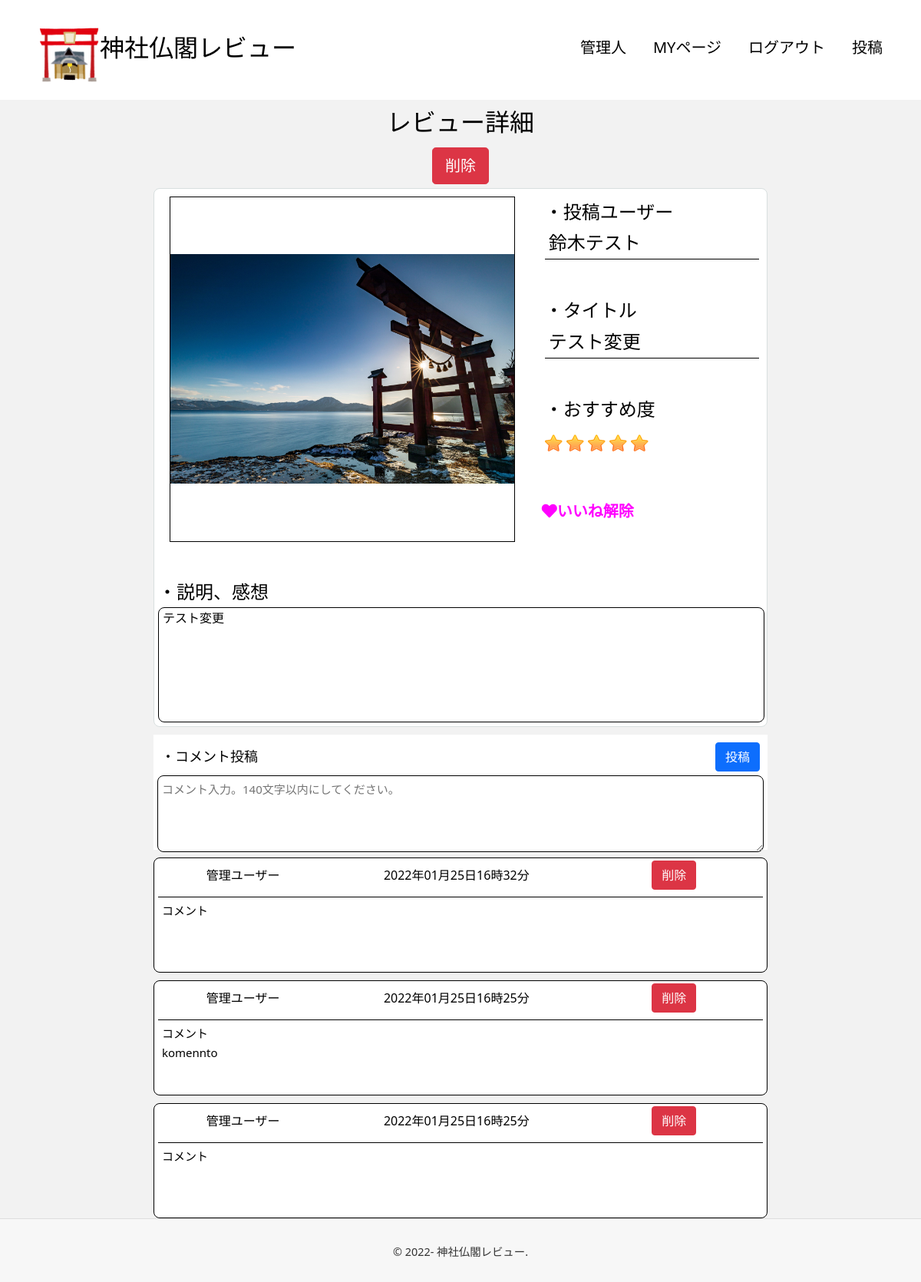
The app's page /Posts/post.show.php?id=11 (signed in) with its own data.
### tables this page shows
CREATE TABLE `shrines_review` (
  `id` int(11) NOT NULL,
  `title` varchar(255) NOT NULL,
  `recommends` int(11) NOT NULL,
  `description` text NOT NULL,
  `image` varchar(255) NOT NULL,
  `created_at` datetime NOT NULL DEFAULT CURRENT_TIMESTAMP,
  `updated_at` datetime NOT NULL DEFAULT CURRENT_TIMESTAMP ON UPDATE CURRENT_TIMESTAMP,
  `user_id` int(11) NOT NULL
);

CREATE TABLE `users` (
  `id` int(11) UNSIGNED NOT NULL,
  `name` varchar(64) NOT NULL,
  `email` varchar(255) NOT NULL,
  `password` varchar(255) NOT NULL,
  `created_at` datetime DEFAULT CURRENT_TIMESTAMP,
  `updated_at` datetime DEFAULT CURRENT_TIMESTAMP ON UPDATE CURRENT_TIMESTAMP,
  `reset_date` datetime DEFAULT NULL,
  `secret_key` varchar(255) DEFAULT NULL,
  `role` int(11) NOT NULL DEFAULT '0' COMMENT '管理者=1\r\n一般＝０'
);

CREATE TABLE `Comments` (
  `id` int(11) NOT NULL,
  `user_id` int(11) NOT NULL COMMENT 'ユーザーID',
  `shrines_id` int(11) NOT NULL COMMENT '投稿ID',
  `text` text NOT NULL COMMENT 'テキスト',
  `created_at` datetime NOT NULL DEFAULT CURRENT_TIMESTAMP COMMENT '投稿日時'
);

### public/index.php (called while the page is built, shortened)
<?php
$parse = parse_url($_SERVER['REQUEST_URI']);
require_once ROOT_PATH.'Views'.$parse['path'];

### Models/User.php (called while the page is built, shortened)
<?php
require_once ROOT_PATH.'/Models/Db.php';
class User extends Db
{
    public function findUserInfo($id)
    {
        try {
            $sth = $this->dbh;
            $sql = 'SELECT * FROM users WHERE id = :id';
            $stmt = $sth->prepare($sql);
            $stmt->bindValue(':id', $id, PDO::PARAM_STR);
            $stmt->execute();
            $params = $stmt->fetch(PDO::FETCH_ASSOC);
            return $params;
        } catch (PDOException $e) {
            exit($e->getMessage());
            return false;
        }
    }
}

### Controllers/UserController.php (called while the page is built, shortened)
<?php
require_once ROOT_PATH.'Models/User.php';
class UserController
{
    private $User;
    public function __construct()
    {
        $this->User = new User();
    }
    public function findById($id)
    {
        $params = $this->User->findUserInfo($id);
        return $params;
    }
}

### Models/Db.php (called while the page is built, shortened)
<?php
class Db
{
    protected function __construct($dbh = null)
    {
        $host = DB_HOST;
        $dbname = DB_NAME;
        $user = DB_USER;
        $pass = DB_PASS;
        $dsn = "mysql:host=$host;dbname=$dbname;charset=utf8";
        if (!$dbh) {
            try {
                $this->dbh = new PDO($dsn, $user, $pass, [
                    PDO::ATTR_ERRMODE => PDO::ERRMODE_EXCEPTION,
                    PDO::ATTR_DEFAULT_FETCH_MODE => PDO::FETCH_ASSOC,
                ]);
            } catch (PDOException $e) {
                echo '接続失敗'.$e->getMessage();
                exit();
            }
        } else {
            $this->dbh = $dbh;
        }
    }
}

### Controllers/ShrineController.php (called while the page is built, shortened)
<?php
require_once ROOT_PATH.'Models/Shrine.php';
class ShrineController
{
    private $Shrine;
    public function __construct()
    {
        $this->Shrine = new Shrine();
    }
    public function edit($id)
    {
        $review = $this->Shrine->reviewFindById($id);
        return $review;
    }
}

### Models/Shrine.php (called while the page is built, shortened)
<?php
require_once ROOT_PATH.'/Models/Db.php';
class Shrine extends Db
{
    public function reviewFindById($id)
    {
        $sql = 'SELECT u.name AS user_name, s.* FROM Shrines_review AS s JOIN users AS u on u.id = s.user_id WHERE s.id = :id';
        $sth = $this->dbh->prepare($sql);
        $sth->bindValue(':id', $id, PDO::PARAM_INT);
        $sth->execute();
        $result = $sth->fetch(PDO::FETCH_ASSOC);
        return $result;
    }
}

### functions.php (called while the page is built, shortened)
<?php
function h($str)
{
    return htmlspecialchars($str, ENT_QUOTES, 'UTF-8');
}

### Models/Good.php (called while the page is built, shortened)
<?php
require_once ROOT_PATH.'/Models/Db.php';
class Good extends Db
{
    public function check_good($user_id, $review_id)
    {
        try {
            $sth = $this->dbh;
            $sql = 'SELECT * FROM goods WHERE user_id = :user_id AND shrines_id = :shrines_id';
            $stmt = $sth->prepare($sql);
            $stmt->bindValue(':user_id', (int) $user_id, PDO::PARAM_INT);
            $stmt->bindValue(':shrines_id', (int) $review_id, PDO::PARAM_INT);
            $stmt->execute();
            $result = $stmt->fetch(PDO::FETCH_ASSOC);
            return $result;
        } catch (PDOException $e) {
            exit($e->getMessage());
            return $result = false;
        }
    }
}

### Controllers/GoodController.php (called while the page is built, shortened)
<?php
require_once ROOT_PATH.'Models/Good.php';
class GoodController
{
    private $Good;
    public function __construct()
    {
        $this->Good = new Good();
    }
    public function check_good_duplicate($user_id, $review_id)
    {
        $result = $this->Good->check_good($user_id, $review_id);
        return $result;
    }
}

### Models/Comment.php (called while the page is built, shortened)
<?php
require_once ROOT_PATH.'/Models/Db.php';
class Comment extends Db
{
    public function allComment($id)
    {
        $sth = $this->dbh;
        $sql = 'SELECT u.name AS user_name, c.*
                FROM Comments AS c
                JOIN users AS u ON u.id = c.user_id
                WHERE c.shrines_id = :shrines_id
                ORDER BY c.created_at DESC';
        $stmt = $sth->prepare($sql);
        $stmt->bindValue(':shrines_id', (int) $id, PDO::PARAM_INT);
        $stmt->execute();
        $results = $stmt->fetchAll();
        return $results;
    }
}

### Controllers/CommentController.php (called while the page is built, shortened)
<?php
require_once ROOT_PATH.'Models/Comment.php';
class CommentController
{
    private $Comment;
    public function __construct()
    {
        $this->Comment = new Comment();
    }
    public function commentAll($id)
    {
        $comments = $this->Comment->allComment($id);
        return $comments;
    }
}

### Views/Posts/post.show.php (the view, shortened to what this page needs)
<?php
require_once '../functions.php';
require_once ROOT_PATH.'Controllers/ShrineController.php';
require_once ROOT_PATH.'Controllers/UserController.php';
require_once ROOT_PATH.'Controllers/CommentController.php';
require_once ROOT_PATH.'Controllers/GoodController.php';
$User = new UserController();
$Shrine = new ShrineController();
$Comment = new CommentController();
$Good = new GoodController();
$id = $_GET['id'];
$user = $_SESSION['login_user'];
$result = $User->checkLogin($user);
if ($result == true) {
    $params = $User->findById($user['id']);
} else {
    header('Location: ../login.php');
    return;
}
$review = $Shrine->edit($id);
$comments = $Comment->commentAll($id);
$user_id = $user['id'];
?>
<!DOCTYPE html>
<html lang="ja">
<head>
    <link rel="stylesheet" href="https://use.fontawesome.com/releases/v5.15.4/css/all.css">
    <link href="https://cdn.jsdelivr.net/npm/bootstrap@5.0.2/dist/css/bootstrap.min.css" rel="stylesheet">
    <link rel="stylesheet" href="../css/sanitize.css">
    <link rel="stylesheet" href="../css/style.css">
</head>
<body>
    <?php
    include ROOT_PATH.'Views/templates/header.php'; ?>
    <div>
        <h2 class="">レビュー詳細</h2>
        <div class="top-edit">
            <?php if ($user['id'] == $review['user_id'] || $user['role'] == 1):?>
                <a class="btn btn-danger btn-lg" href="./post.delete.php?id=<?php echo h($review['id']); ?>" role="button">削除</a>
            <?php endif; ?>
        </div>
    </div>
        <div class="oya">
            <div class="flex">
                <div class="box1">
                    <div id="photo_view" class="thumbnail-image">
                        <img class="img-box" src="<?php echo '/'."{$review['image']}"; ?>" alt="...">
                    </div>
                </div>
                <div class="box2">
                    <div class="title-form">
                        <label for="title">・投稿ユーザー</label>
                        <p class="title"><?php echo h($review['user_name']); ?></p>
                    </div>
                    <div class="title-form">
                        <label for="title">・タイトル</label>
                        <p class="title"><?php echo h($review['title']); ?></p>
                    </div>
                    <div class="recommend-form">
                        <label class="recommend-label"for="recommend">・おすすめ度</label>
                        <div class="raty" name="<?php echo h($review['recommends']); ?>"></div>
                    </div>
                    <form class="good_edit" action="" method="POST">
                        <button type="button" name="good" class="good_post_btn" data-review_id="<?php echo h($review['id']); ?>" data-user_id="<?php echo h($user['id']); ?>">
                            <div class="heart_edit">
                                <?php if ($Good->check_good_duplicate($user['id'], $review['id'])):?>
                                    <i class="fas fa-heart" style="color:fuchsia;">いいね解除</i>
                                <?php else: ?>
                                    <i class="far fa-heart">いいね</i>
                                <?php endif; ?>
                            </div>
                        </button>
                    </form>
                </div>
            </div>
            <div class="box3">
                <div class="description-form">
                    <label for="description">・説明、感想</label>
                    <p class="textarea"><?php echo nl2br(h($review['description'])); ?></p>
                </div>
            </div>
        </div>
        <form class="comment.post" action="" method="POST">
            <div class="commentBox">
                    <div class="commentFlex">
                        <p class="form-title">・コメント投稿</p>
                        <button id="send" class="btn btn-primary comment-form-btn sendPostTweet" type="submit">投稿</button>
                    </div>
                    <textarea class="textarea-form" name="text" id="text" data-value="inputText" placeholder="コメント入力。140文字以内にしてください。"></textarea>
            </div>
        </form>
        <?php foreach ((array) $comments as $tweet): ?>
            <div class="commentsBox">
                <div class="commentsFlex">
                    <a class="commentUserName" href="../User/mypage.php?id=<?php echo h($tweet['user_id']); ?>"><?php echo h($tweet['user_name']); ?></a>
                    <p class="dateTime"><?php echo h(date('Y年m月j日H時i分', strtotime($tweet['created_at']))); ?></p>
                    <?php if ($tweet['user_id'] == $user_id || $user['role'] == 1): ?>
                        <form action="../Comment/comment.delete.php?id=<?php echo h($tweet['id']); ?>" method="POST">
                            <button class="btn btn-danger delete" type="submit">削除</button>
                        </form>
                    <?php endif; ?>
                </div>
                <div class="description-form">
                    <p class="commentArea"><?php echo nl2br(h($tweet['text'])); ?></p>
                </div>
            </div>
        <?php endforeach; ?>
        <?php
        include ROOT_PATH.'Views/templates/footer.php'; ?>
</body>
</html>

### public/css/sanitize.css (style rules this page uses)
html { cursor: default; line-height: 1.5; -moz-tab-size: 4; tab-size: 4; -webkit-tap-highlight-color: transparent ; -ms-text-size-adjust: 100%; -webkit-text-size-adjust: 100%; word-break: break-word; }
body { margin: 0; }
a { background-color: transparent; }
audio, canvas, iframe, img, svg, video { vertical-align: middle; }
img { border-style: none; }
button, input, select { margin: 0; }
button { overflow: visible; text-transform: none; }
button, [type="button"], [type="reset"], [type="submit"] { -webkit-appearance: button; }
textarea { margin: 0; overflow: auto; resize: vertical; }
a, area, button, input, label, select, summary, textarea, [tabindex] { -ms-touch-action: manipulation; touch-action: manipulation; }

### public/css/style.css (style rules this page uses)
html { font-size: 100%; }
body { line-height: 1.7; color: black; margin: 0 auto; background-color: #f2f2f2; }
a { color: black; text-decoration: none; }
img { max-width: 100%; max-height: 100%; }
form { padding: 0 1.5em; }
h2 { text-align: center; margin-top: 10px; }
.box1 { height: 500px; width: 500px; padding: 10px 0 0 20px; }
.box2 { height: 500px; width: 300px; }
.box3 { height: 200px; width: 800px; }
.oya { margin: 0 auto; justify-content: center; width: 800px; background-color: white; border: 1px solid #d8dfdf; border-radius: 8px; }
.flex { display: flex; }
.thumbnail-image { height: 450px; width: 450px; border: 1px solid black; display: inline-flex; flex-direction: column; justify-content: center; align-items: center; margin-bottom: 5px; }
.title-form { padding: 10px; margin-bottom: 10px; font-size: 24px; }
.title-form label { font-size: 24px; }
.recommend-form { padding: 10px; margin-bottom: 10px; }
.recommend-label { font-size: 24px; margin: 0 0 10px 0; }
.description-form { padding: 5px; }
.description-form label { font-size: 24px; }
.top-edit { width: 800px; display: flex; justify-content: space-around; margin: 0 auto; padding: 5px 5px; }
.title { font-size: 24px; color: black; border-bottom: 1px solid black; background-color: white; padding: 0 5px; }
.textarea { height: 150px; font-size: 1rem; color: black; border: 1px solid black; background-color: white; padding: 0 5px; border-radius: 8px; }
.commentFlex { display: flex; justify-content: space-between; align-items: center; }
.form-title { padding: 5px 5px; margin: 0; font-size: 18px; color: black; }
.comment-form-btn { margin: 5px; }
.commentBox { margin: 0 auto; width: 800px; height: 150px; background-color: white; padding: 5px; margin-top: 10px; }
.textarea-form { height: 100px; width: 100%; font-size: 15px; color: black; border: 1px solid black; background-color: white; padding: 5px; border-radius: 8px; }
.good_edit { margin-bottom: 5px; height: 150px; width: 200px; display: flex; justify-content: space-between; padding: 0; }
.good_post_btn { border: none; background-color: white; font-size: 1.25rem; }
.commentsBox { margin: 0 auto; height: 150px; width: 800px; margin-top: 10px; border: 1px solid black; border-radius: 8px; background-color: white; }
.commentsFlex { height: 45px; display: flex; justify-content: space-around; align-items: center; }
.commentUserName { color: black; text-decoration: none; }
.commentArea { height: 50px; width: 100%; font-size: 15px; color: black; padding: 5px; margin-bottom: 5px; border-top: 1px solid black; }
.dateTime { margin: 0; color: black; }
.raty { float: left; }

### records on screen
shrines_review: image (picture), user.name "鈴木テスト", title "テスト変更", description "テスト変更"
comments: user.name "管理ユーザー", created_at "2022年01月25日16時32分", text "コメント"
comments: user.name "管理ユーザー", created_at "2022年01月25日16時25分", text "コメント komennto"
comments: user.name "管理ユーザー", created_at "2022年01月25日16時25分", text "コメント"
